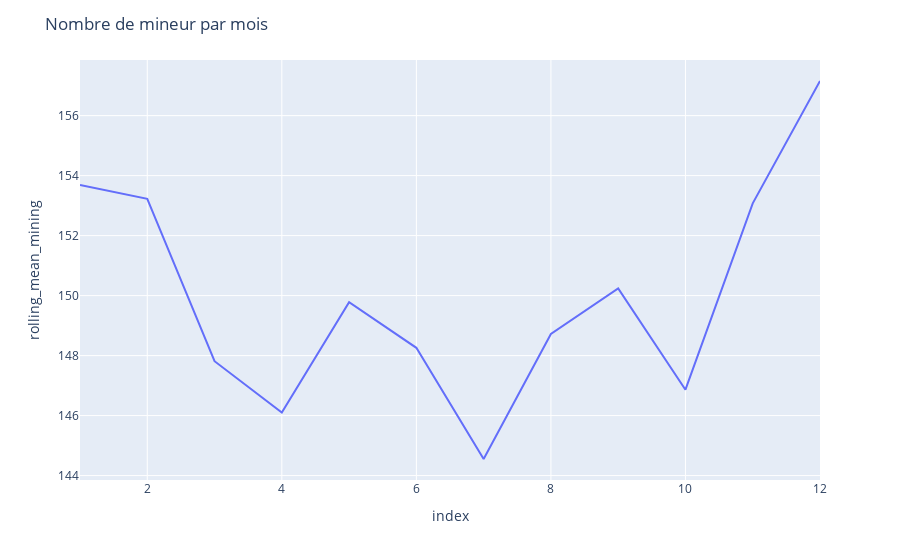

Notebook code for this chart:
### Code cell
global_data["date"] = global_data.index.astype("datetime64[ns]")
global_data_by_date = global_data.groupby([global_data["date"].dt.month]).mean()
global_data_by_date.rename_axis(["month"], inplace=True)

fig1 = px.line(global_data_by_date, y="rolling_mean_mining")
fig1.update_layout(
    title="Nombre de mineur par mois",
)

### Figure 1 — Plotly figure (JSON) as saved in the notebook; plotly's stock layout.template omitted (floating-point values rounded to 4 significant figures)
{"data": [{"hovertemplate": "index=%{x}<br>rolling_mean_mining=%{y}<extra></extra>", "legendgroup": "", "line": {"color": "#636efa", "dash": "solid"}, "marker": {"symbol": "circle"}, "mode": "lines", "name": "", "orientation": "v", "showlegend": false, "type": "scatter", "x": [1, 2, 3, 4, 5, 6, 7, 8, 9, 10, 11, 12], "xaxis": "x", "y": [153.7, 153.2, 147.8, 146.1, 149.8, 148.3, 144.6, 148.7, 150.2, 146.9, 153.1, 157.2], "yaxis": "y"}], "layout": {"legend": {"tracegroupgap": 0}, "margin": {"t": 60}, "title": {"text": "Nombre de mineur par mois"}, "xaxis": {"anchor": "y", "domain": [0, 1], "title": {"text": "index"}}, "yaxis": {"anchor": "x", "domain": [0, 1], "title": {"text": "rolling_mean_mining"}}}}
